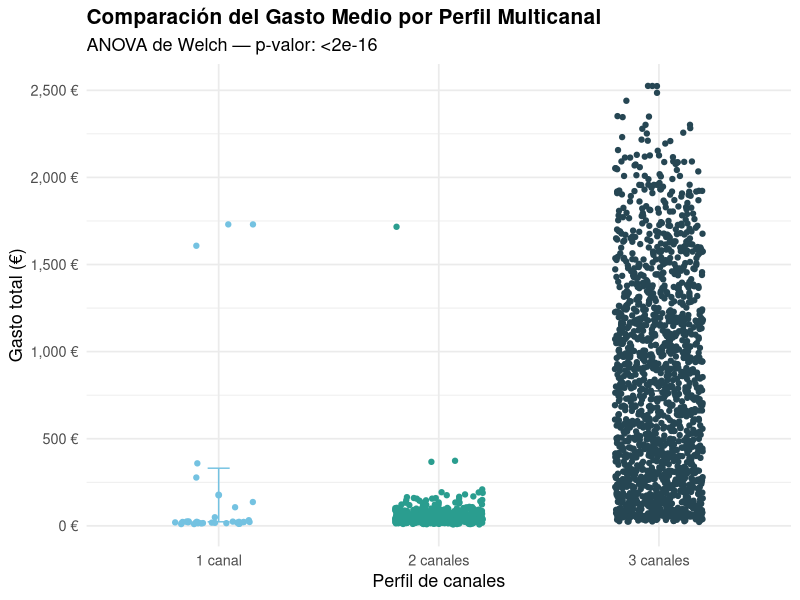
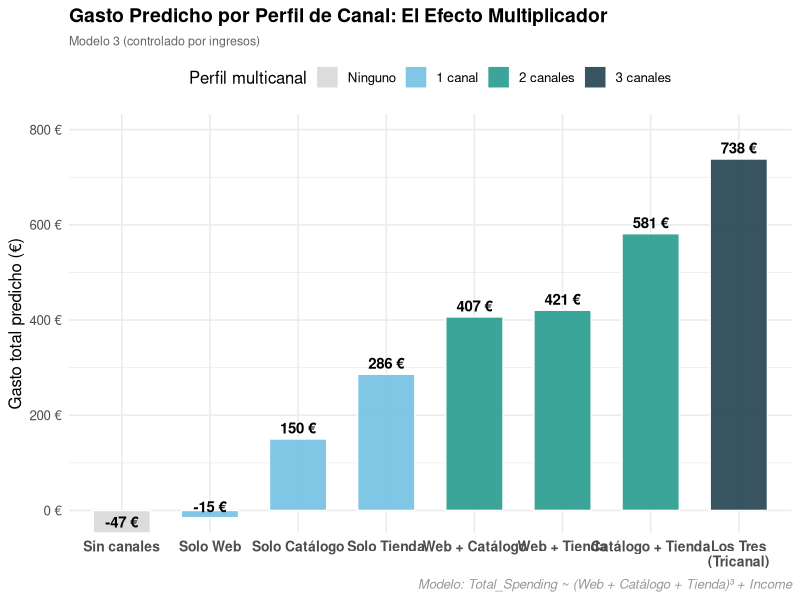

Write the R code that produced these figures, in order.
## ---- chunk 1
knitr::opts_chunk$set(echo = TRUE, warning = FALSE, message = FALSE,
                      fig.width = 10, fig.height = 6, fig.align = 'center')
## ---- chunk 2
library(dplyr)
library(readr)
library(ggplot2)
library(tidyr)
library(scales)
library(ggpubr)   
library(broom)    
library(car)      
## ---- chunk 3
data <- read_csv("./data/marketing_campaign_processed.csv", show_col_types = FALSE)

data$Education      <- factor(data$Education,
                              levels = c("Basic","2n Cycle","Graduation","Master","PhD"),
                              ordered = TRUE)
data$Marital_Status <- factor(data$Marital_Status,
                              levels = c("Single","Together","Married","Divorced","Widow"))

# Reconstruimos Num_Channels 
data <- data %>%
  mutate(
    Canal_Web     = as.integer(NumWebPurchases     > 0),
    Canal_Catalog = as.integer(NumCatalogPurchases > 0),
    Canal_Store   = as.integer(NumStorePurchases   > 0),
    Num_Channels  = Canal_Web + Canal_Catalog + Canal_Store
  ) %>%
  filter(Num_Channels >= 1)

data$Num_Channels_f <- factor(data$Num_Channels, levels = 1:3,
                               labels = c("1 canal", "2 canales", "3 canales"))

cat("Observaciones disponibles:", nrow(data), "\n")
table(data$Num_Channels_f)

# Aseguramos que Income no tenga NAs 
data <- data %>% filter(!is.na(Income))
cat("Observaciones tras eliminar Income NA:", nrow(data), "\n")
## ---- chunk 4
# Test de Levene: H0 = varianzas iguales entre grupos
levene_result <- leveneTest(Total_Spending ~ Num_Channels_f, data = data)
print(levene_result)

if (levene_result$`Pr(>F)`[1] < 0.05) {
  cat("\nConclusión: varianzas DESIGUALES entre grupos (p < 0.05).\n")
  cat("-> Se usará el ANOVA de Welch, robusto ante heterocedasticidad.\n")
} else {
  cat("\nConclusión: varianzas homogéneas (p >= 0.05). ANOVA clásico sería válido.\n")
}
## ---- chunk 5
# ANOVA de Welch: robusto ante varianzas desiguales entre grupos
anova_welch <- oneway.test(Total_Spending ~ Num_Channels_f, data = data, var.equal = FALSE)
anova_welch
## ---- chunk 6
# Gráfico de medias con intervalos de confianza y puntos individuales
ggline(data, x = "Num_Channels_f", y = "Total_Spending",
       add        = c("mean_ci", "jitter"),
       color      = "Num_Channels_f",
       palette    = c("#74C2E1", "#2A9D8F", "#264653"),
       point.size = 0.5,
       alpha      = 0.3,
       title      = "Comparación del Gasto Medio por Perfil Multicanal",
       subtitle   = paste("ANOVA de Welch — p-valor:", format.pval(anova_welch$p.value, digits = 3)),
       xlab       = "Perfil de canales",
       ylab       = "Gasto total (€)") +
  scale_y_continuous(labels = dollar_format(prefix = "", suffix = " €")) +
  theme_minimal(base_size = 13) +
  theme(plot.title = element_text(face = "bold", size = 15),
        legend.position = "none")
## ---- chunk 7

post_hoc <- pairwise.t.test(data$Total_Spending, data$Num_Channels_f,
                            p.adjust.method = "bonferroni", 
                            pool.sd = FALSE) 

print("p-valores ajustados por Bonferroni (Varianzas desiguales):")
print(post_hoc$p.value)
## ---- chunk 8
# Modelo 1: Efectos aditivos — H0: los canales son independientes
mod_suma <- lm(
  Total_Spending ~ NumWebPurchases + NumCatalogPurchases + NumStorePurchases,
  data = data
)

# Modelo 2: Interacciones ^3 — incluye pares Y el trío Web×Catálogo×Tienda
mod_sinergia <- lm(
  Total_Spending ~ (NumWebPurchases + NumCatalogPurchases + NumStorePurchases)^3,
  data = data
)

# Modelo 3: Igual que Modelo 2 pero controlando por ingresos del cliente
mod_controlado <- lm(
  Total_Spending ~ (NumWebPurchases + NumCatalogPurchases + NumStorePurchases)^3 + Income,
  data = data
)

# --- ¿Añadir interacciones mejora el modelo? (Paso 1 vs Paso 2) ---
r2_suma      <- round(summary(mod_suma)$adj.r.squared * 100, 2)
r2_sinergia  <- round(summary(mod_sinergia)$adj.r.squared * 100, 2)
r2_control   <- round(summary(mod_controlado)$adj.r.squared * 100, 2)

cat("=== Comparacion de R2 ajustados ===\n")
cat("Modelo 1 — Suma       :", r2_suma, "%\n")
cat("Modelo 2 — Sinergia   :", r2_sinergia, "%\n")
cat("Modelo 3 — Controlado :", r2_control, "%\n\n")

# F-test: Modelo 1 vs Modelo 2 (¿aportan algo las interacciones?)
ftest12 <- anova(mod_suma, mod_sinergia)
cat("=== F-test Modelo 1 vs Modelo 2 ===\n")
cat("F =", round(ftest12$F[2], 3), "| p-valor =",
    format.pval(ftest12$`Pr(>F)`[2], digits = 4, eps = 1e-16), "\n")
if (ftest12$`Pr(>F)`[2] < 0.05) {
  cat("-> SI: las interacciones entre canales mejoran significativamente el modelo\n")
} else {
  cat("-> NO: los canales actuan de forma independiente\n")
}

# F-test: Modelo 2 vs Modelo 3 (¿Income explica algo adicional?)
ftest23 <- anova(mod_sinergia, mod_controlado)
cat("\n=== F-test Modelo 2 vs Modelo 3 ===\n")
cat("F =", round(ftest23$F[2], 3), "| p-valor =",
    format.pval(ftest23$`Pr(>F)`[2], digits = 4, eps = 1e-16), "\n")
if (ftest23$`Pr(>F)`[2] < 0.05) {
  cat("-> Income aporta poder explicativo adicional al modelo\n")
  cat("-> Si las interacciones siguen siendo significativas en Modelo 3,\n")
  cat("   la sinergia es REAL e independiente del nivel de ingresos\n")
} else {
  cat("-> Income NO aporta poder explicativo adicional (p >= 0.05)\n")
  cat("-> El Modelo 2 ya captura toda la variacion relevante\n")
}
## ---- chunk 9
tidy(mod_sinergia) %>%
  filter(p.value < 0.05) %>%
  arrange(p.value) %>%
  mutate(
    Significativo = case_when(p.value < 0.001 ~ "***", p.value < 0.01 ~ "**",
                              p.value < 0.05  ~ "*",  TRUE ~ ""),
    across(c(estimate, std.error, statistic), ~ round(., 3))
  ) %>%
  rename(Término = term, `Efecto (€)` = estimate,
         `Error Std.` = std.error, `t-valor` = statistic, `p-valor` = p.value)
## ---- chunk 10
tidy(mod_controlado) %>%
  filter(p.value < 0.05) %>%
  arrange(p.value) %>%
  mutate(
    Significativo = case_when(p.value < 0.001 ~ "***", p.value < 0.01 ~ "**",
                              p.value < 0.05  ~ "*",  TRUE ~ ""),
    across(c(estimate, std.error, statistic), ~ round(., 3))
  ) %>%
  rename(Término = term, `Efecto (€)` = estimate,
         `Error Std.` = std.error, `t-valor` = statistic, `p-valor` = p.value)
## ---- chunk 11

WEB_TIPICO     <- 5   # compras web activas
CAT_TIPICO     <- 3   # compras catálogo activas
TIENDA_TIPICA  <- 7   # compras tienda activas
INCOME_MED     <- median(data$Income, na.rm = TRUE)

# 8 perfiles: todas las combinaciones posibles de activar/desactivar cada canal
perfiles <- data.frame(
  NumWebPurchases     = c(0, WEB_TIPICO, 0,         0,            WEB_TIPICO, WEB_TIPICO, 0,           WEB_TIPICO),
  NumCatalogPurchases = c(0, 0,          CAT_TIPICO, 0,            CAT_TIPICO, 0,          CAT_TIPICO,  CAT_TIPICO),
  NumStorePurchases   = c(0, 0,          0,          TIENDA_TIPICA, 0,          TIENDA_TIPICA, TIENDA_TIPICA, TIENDA_TIPICA),
  Income              = INCOME_MED
)
perfiles$Pred <- predict(mod_controlado, newdata = perfiles)

perfiles <- perfiles %>%
  mutate(
    Perfil = c("Sin canales",
               "Solo Web", "Solo Catálogo", "Solo Tienda",
               "Web + Catálogo", "Web + Tienda", "Catálogo + Tienda",
               "Los Tres\n(Tricanal)"),
    N_canales = c(0, 1, 1, 1, 2, 2, 2, 3),
    Color_group = factor(N_canales,
                         labels = c("Ninguno", "1 canal", "2 canales", "3 canales"))
  ) %>%
  # Ordenar por número de canales para que quede narrativo
  mutate(Perfil = factor(Perfil, levels = Perfil))

ggplot(perfiles, aes(x = Perfil, y = Pred, fill = Color_group)) +
  geom_col(width = 0.65, color = "white", linewidth = 0.5, alpha = 0.92) +
  geom_text(aes(label = paste0(round(Pred, 0), " €")),
            vjust = -0.5, fontface = "bold", size = 3.8) +
  scale_fill_manual(
    values = c("Ninguno"   = "#D9D9D9",
               "1 canal"   = "#74C2E1",
               "2 canales" = "#2A9D8F",
               "3 canales" = "#264653"),
    name = "Perfil multicanal"
  ) +
  scale_y_continuous(labels = dollar_format(prefix = "", suffix = " €"),
                     expand = expansion(mult = c(0, 0.12))) +
  labs(
    title    = "Gasto Predicho por Perfil de Canal: El Efecto Multiplicador",
    subtitle = paste0("Modelo 3 (controlado por ingresos)"),
    x        = NULL,
    y        = "Gasto total predicho (€)",
    caption  = "Modelo: Total_Spending ~ (Web + Catálogo + Tienda)³ + Income"
  ) +
  theme_minimal(base_size = 12) +
  theme(
    plot.title    = element_text(face = "bold", size = 14),
    plot.subtitle = element_text(color = "gray40", size = 9),
    plot.caption  = element_text(color = "gray60", face = "italic"),
    axis.text.x   = element_text(face = "bold", size = 10),
    legend.position = "top"
  )
## ---- chunk 12
data.frame(
  Modelo        = c("Modelo 1 — Suma (aditivo)",
                    "Modelo 2 — Sinergia (interacciones)",
                    "Modelo 3 — Controlado (sinergia + Income)"),
  `R²`          = c(round(summary(mod_suma)$r.squared, 4),
                     round(summary(mod_sinergia)$r.squared, 4),
                     round(summary(mod_controlado)$r.squared, 4)),
  `R² ajustado` = c(round(summary(mod_suma)$adj.r.squared, 4),
                     round(summary(mod_sinergia)$adj.r.squared, 4),
                     round(summary(mod_controlado)$adj.r.squared, 4)),
  AIC           = c(round(AIC(mod_suma), 0),
                    round(AIC(mod_sinergia), 0),
                    round(AIC(mod_controlado), 0)),
  RMSE          = c(round(sqrt(mean(resid(mod_suma)^2)), 1),
                    round(sqrt(mean(resid(mod_sinergia)^2)), 1),
                    round(sqrt(mean(resid(mod_controlado)^2)), 1)),
  check.names   = FALSE
)
